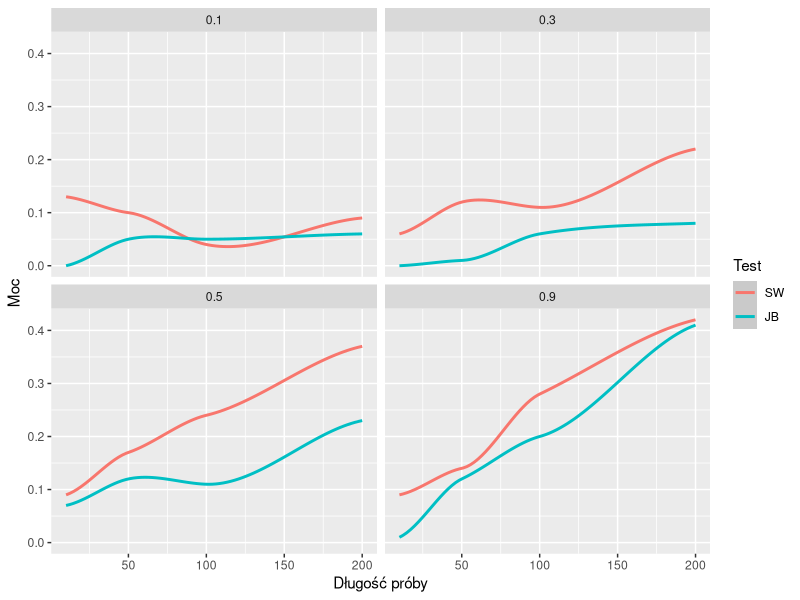
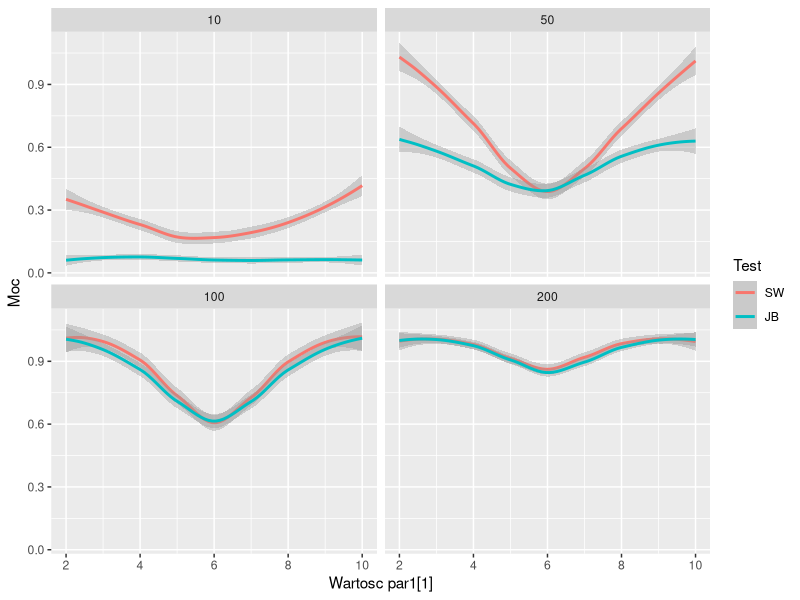
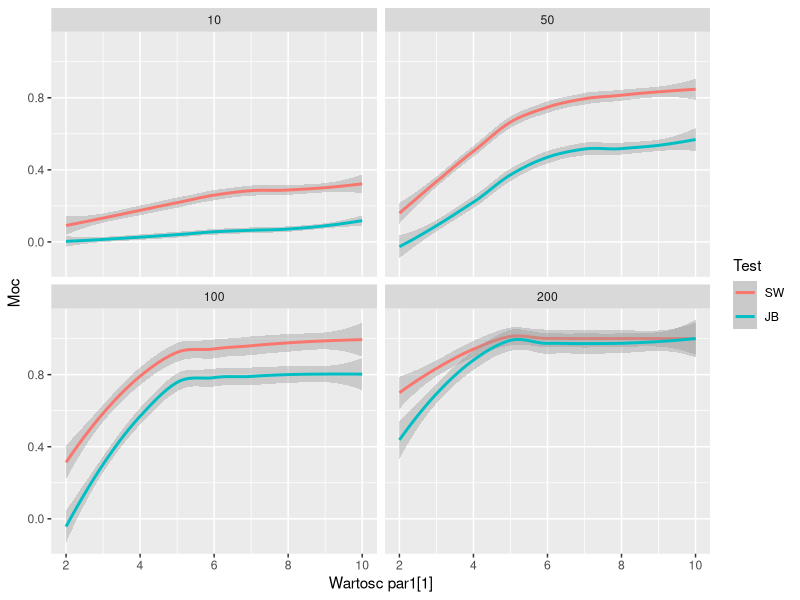

These figures' R source, in order:
## ---- chunk 1
library(dplyr)
library(tidyr)
library(ggplot2)
library(tseries)
## ---- chunk 2
rmix <- function(n,family_1,par_1,family_2,par_2,p){
  
  prob <- sample(c(1,2), n, prob = c(p, 1-p), replace = T)
  
  sample1 <- eval(
    parse( text = 
             paste0("r", family_1, "(length(which(prob == 1)), ", 
                    paste(par_1, collapse = ", "),
                    ")"))
  )
  sample2 <- eval(
    parse( text = 
             paste0("r", family_2, "(length(which(prob == 2)), ", 
                    paste(par_2, collapse = ","),
                    ")"))
  )
  c(sample1,sample2)
}
## ---- chunk 3
#długość
n <- c(10,50,100,200)
#prawdopodobieństwo
p <- c(0.1,0.3,0.5,0.9)
#par_1
par1 <- c(5,4)
#par_2
par2 <- c(10,5)
#ilość symulacji
N <- 100
#alpha, która pozwala na badanie mocy testów
alpha <- 0.1
#testy - skrótowe nazy testów którymi posługuję się w projekcie
testy <- c("SW","JB")
## ---- chunk 4
data1 <- expand.grid(n,p,testy)
colnames(data1) <- c("Dlugosc", "Prawdopodobienstwo","Test")

## ---- chunk 5
set.seed(20)

powers <- sapply(1:nrow(data1),
                 function(i){
                   n <- data1[i, 1]
                   p <- data1[i, 2]
                   test <- data1[i, 3]
                   
                   p_vector <- sapply(rep(n, N), function(x){
                     sample <- rmix(n, "norm", par1, "norm", par2, p)
                     
                     if (test == "SW"){
                       result <- shapiro.test(sample)$p.value
                     } else if (test == "JB"){
                       result <- jarque.bera.test(sample)$p.value
                     }   
                     result
                   })
                   mean(p_vector < alpha)
                 })

data2 <- bind_cols(data1, Moc = powers)
## ---- chunk 6
ggplot(data2,aes(x = Dlugosc, y = Moc, color = Test)) +
  labs(x = "Długość próby", y = "Moc") +
  geom_smooth() + 
  facet_wrap(~ Prawdopodobienstwo, nrow = 3)
## ---- chunk 7
#długość
n <- c(10,50,100,200)
#prawdopodobieństwo
p <- 0.6
#par_2
par2 <- c(6,2)
#dane do zmiany
zmiana <- seq(2,10, by = .25)


data3 <- expand.grid(Dlugosc = n, Prawdo = p, Zmiana = zmiana, Test = testy)
## ---- chunk 8
set.seed(20)

powers <- sapply(1:nrow(data3),
                 function(i){
                   n <- data3[i, 1]
                   par1 <- data3[i, 3]  
                   test <- data3[i, 4]
                   
                   p_vector <- sapply(rep(n, N), function(x){
                     sample <- rmix(n, "norm", c(par1,1), "norm", par2, p)
                     
                     if (test == "SW"){
                       result <- shapiro.test(sample)$p.value
                     } else if (test == "JB"){
                       result <- jarque.bera.test(sample)$p.value
                     }   
                     result
                   })
                   mean(p_vector < alpha)
                 })

data4 <- bind_cols(data3, Moc = powers)

data4 %>%
  ggplot(aes(x = Zmiana, y = Moc, color = Test)) +
  labs(x = "Wartosc par1[1]", y = "Moc") +
  geom_smooth() + 
  facet_wrap(~ Dlugosc, nrow = 3)
## ---- chunk 9
set.seed(20)

powers <- sapply(1:nrow(data3),
                 function(i){
                   n <- data3[i, 1]
                   par1 <- data3[i, 3]  
                   test <- data3[i, 4]
                   
                   p_vector <- sapply(rep(n, N), function(x){
                     sample <- rmix(n, "norm", c(1,par1), "norm", par2, p)
                     
                     if (test == "SW"){
                       result <- shapiro.test(sample)$p.value
                     } else if (test == "JB"){
                       result <- jarque.bera.test(sample)$p.value
                     }   
                     result
                   })
                   mean(p_vector < alpha)
                 })

data4 <- bind_cols(data3, Moc = powers)

data4 %>%
  ggplot(aes(x = Zmiana, y = Moc, color = Test)) +
  labs(x = "Wartosc par1[1]", y = "Moc") +
  geom_smooth() + 
  facet_wrap(~ Dlugosc, nrow = 3)
